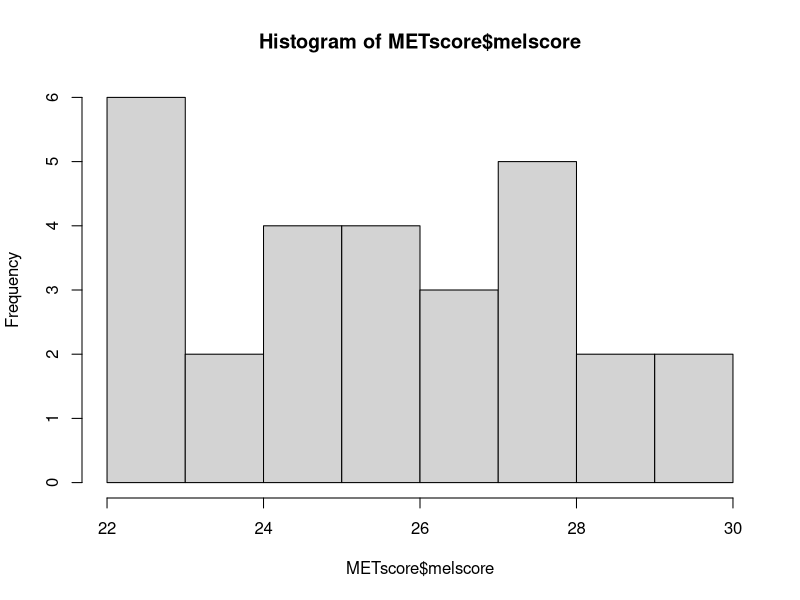
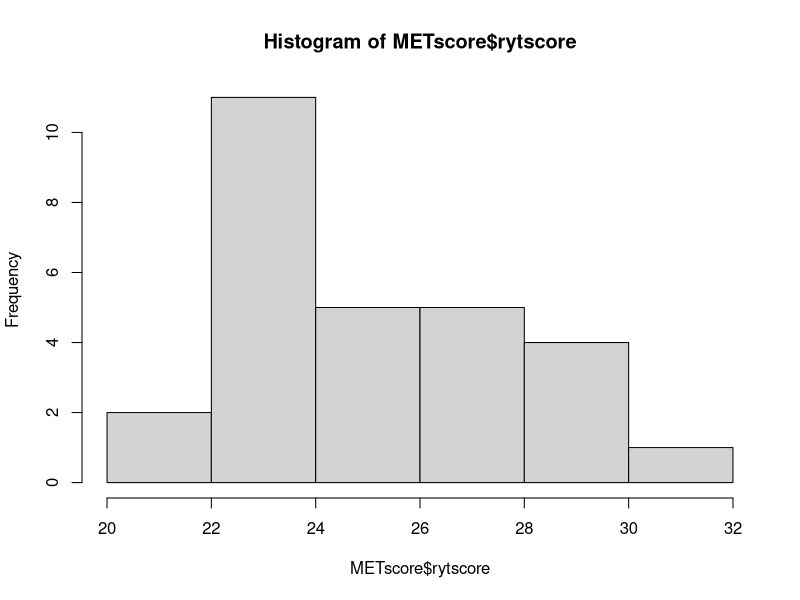
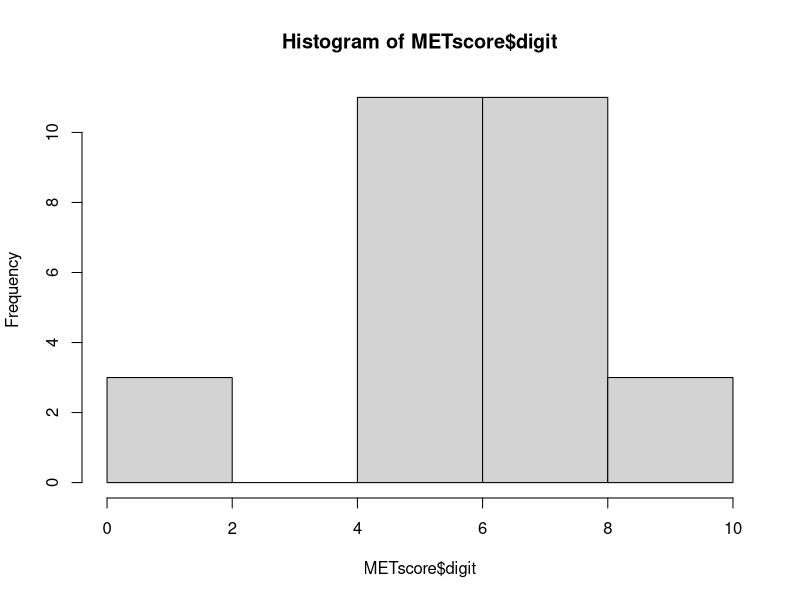
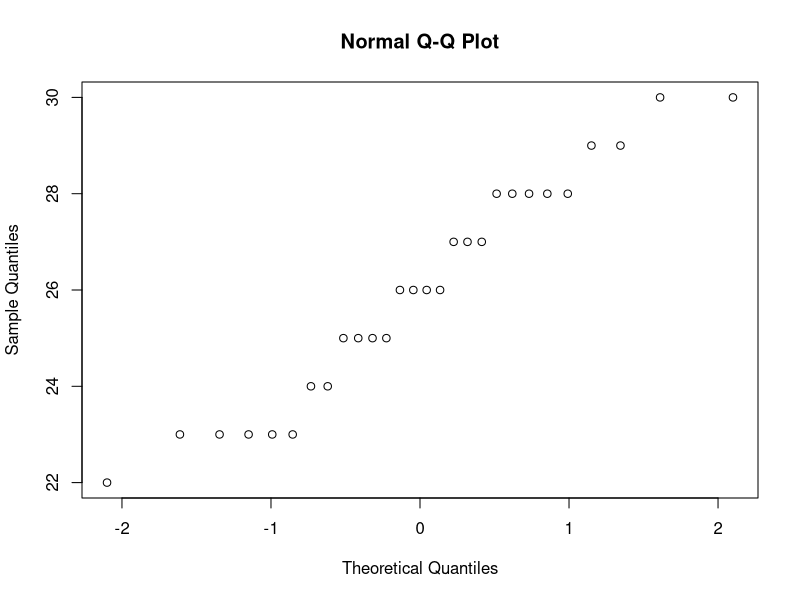
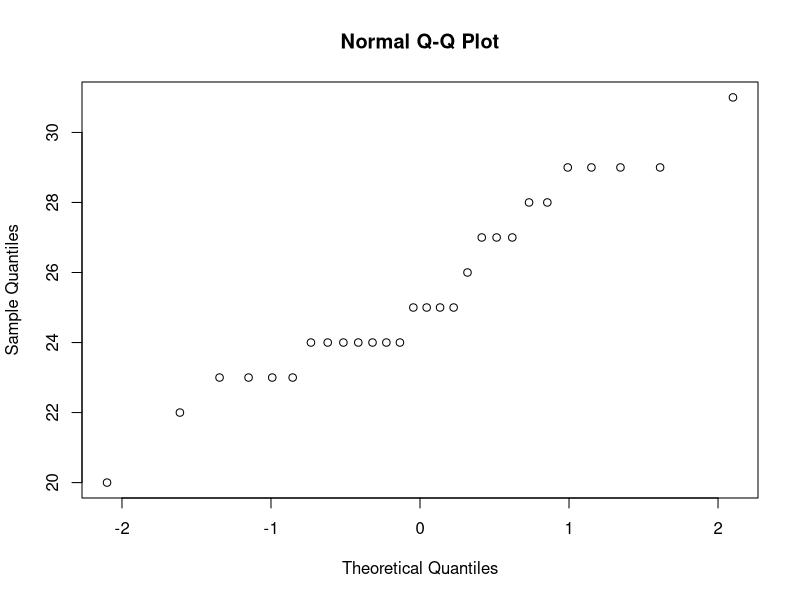
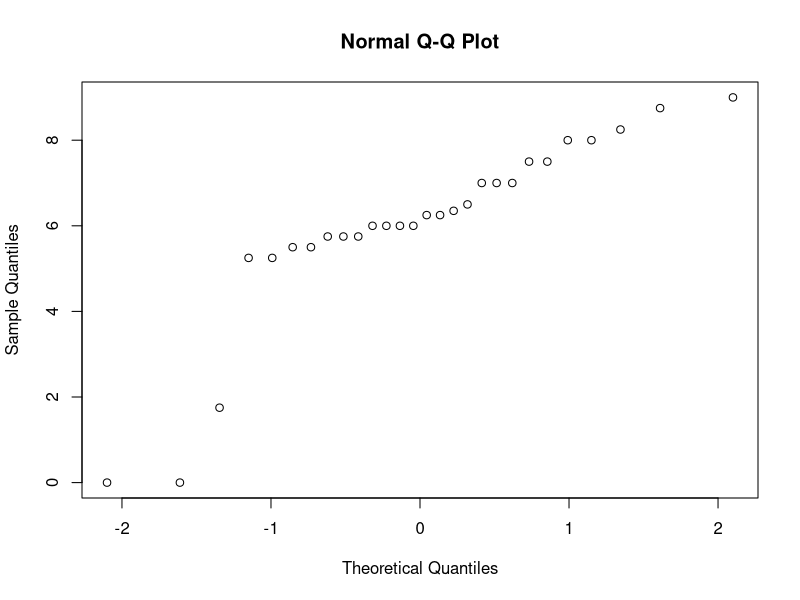
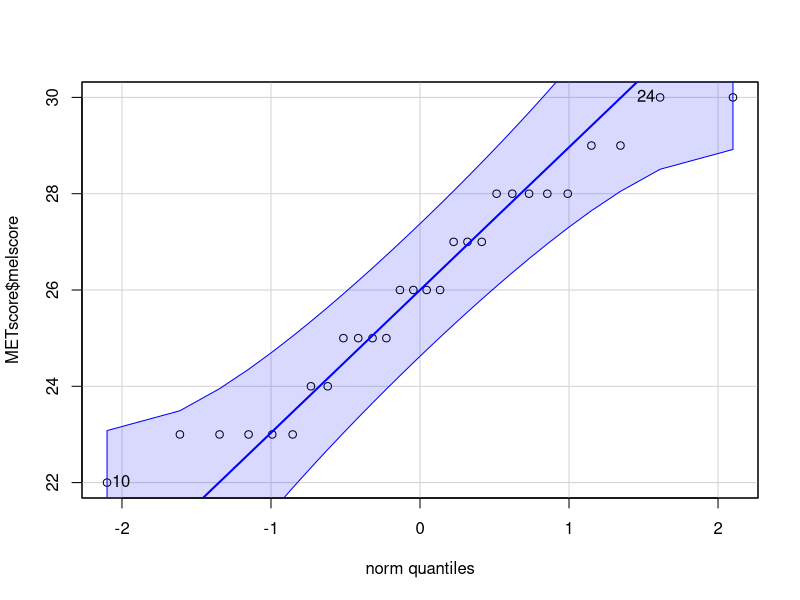
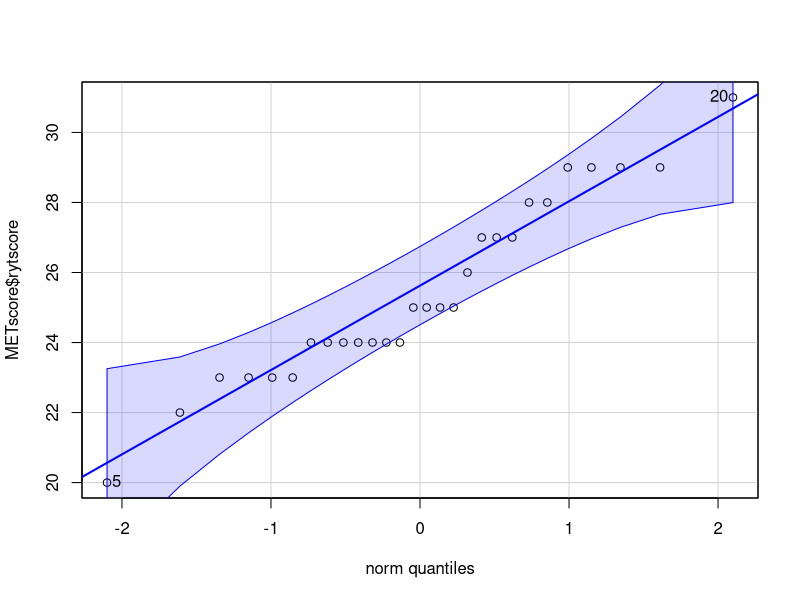

Generate these figures, in order, with R:
## ---- chunk 1

# code borrowed from Mikkel Wallentin

#setwd("/Users/au651723/OneDrive_Aarhus_universitet/Aarhus/Intro_Cog_Neuro/Class_160420") # change this
library(readxl)
MET2020 <- read.csv("Musical Ear Test 2020.csv") # change this to wherever you put the MET scores
#head(tegneData)

MET2020<-MET2020[1:45,]
colnames(MET2020)[3] <- c('ID')
MET2020$ID<-as.numeric(MET2020$ID)
MET2020$ID[5]<-MET2020$ID[5]/10

#Find correct responses for Melody
melcor1=c("NO","YES","YES","NO","NO","YES","YES","NO","NO","YES","YES","NO","YES")
melcor2=c("YES","YES", "NO","YES","NO","YES","NO","NO","NO","NO","NO","NO","NO")
melcor3=c("YES","YES", "NO","YES","YES","YES","YES","NO","YES","NO","YES","YES","NO")
melcor4=c("YES","NO","YES","NO","YES","NO","NO","NO","YES","YES","NO","NO","YES")
melcor=c(melcor1,melcor2,melcor3,melcor4)
mel=MET2020[,11:62]
n=nrow(mel)
melcomb=matrix(nrow=n,ncol=52)
for (xx in 1:n){
  melcomb[xx,]=(mel[xx,]==melcor)}
melscore <- apply(melcomb, 1, sum)

METscore<-data.frame(melscore)

#rm('melcor1','melcor2','melcor3','melcor4','melcomb','melscore','n','xx','mel','melcor')

#Find correct responses for Rhythm
rytcor1=c("NO","NO","YES","NO","NO","YES","YES","YES","YES","NO","YES","NO","NO")
rytcor2=c("YES","NO","YES","NO","YES","NO","NO","NO","NO","YES","YES","YES","YES")
rytcor3=c("YES","NO","NO","YES","NO","YES","NO","NO","YES","NO","YES","YES","NO")
rytcor4=c("YES","NO","NO","YES","YES","YES","NO","YES","NO","YES","YES","NO","NO")
rytcor=c(rytcor1,rytcor2,rytcor3,rytcor4)
ryt=MET2020[,65:116]
n=nrow(ryt)
rytcomb=matrix(nrow=n,ncol=52)
for (xx in 1:n){
  rytcomb[xx,]=(ryt[xx,]==rytcor)}
rytscore <- apply(rytcomb, 1, sum)

METscore$rytscore<-rytscore
#Clean up
rm('rytcor1','rytcor2','rytcor3','rytcor4','rytcomb','rytscore','n','xx','ryt','rytcor')
## ---- chunk 2
METscore$totscore<-METscore$melscore+METscore$rytscore
METscore$diffscore<-METscore$melscore-METscore$rytscore
METscore$digit<-MET2020$What.was.your.forward.digit.span.
METscore$musician<-factor(MET2020$Are.you.currently.playing.an.instrument..min..one.hour.per.week..,labels=c('non','musicians'))
METscore$ID<-factor(MET2020$ID)
METscore$age<-MET2020$Age
#METscore$class<-factor(MET2020$class)
## ---- chunk 3
# e.g. summary(METscore)
# also descriptive stats on different components of the MET (and digit span) for groups of participants, e.g. musicians and non-musicians
## ---- chunk 4
# CHECK
hist(METscore$melscore)
hist(METscore$rytscore)
hist(METscore$digit)

library(ggplot2)
qqnorm(METscore$melscore)
qqnorm(METscore$rytscore)
qqnorm(METscore$digit)

#QQ plots with confidence intervals
library(car)
qqPlot(METscore$melscore)
qqPlot(METscore$rytscore)
qqPlot(METscore$digit)

## ---- chunk 5
library(ggplot2)

# make plots exploring the different DVs (digit span, rhythm score, melody score) as a function of group

## ---- chunk 6

# test here

## ---- chunk 7
library(ggplot2)

# see if rhythm score and melody score are correlated

## ---- chunk 8

# also test if they are correlated

## ---- chunk 9
library(ggplot2)

# plot to see if digit span and MET score are related

## ---- chunk 10

# again also test it

